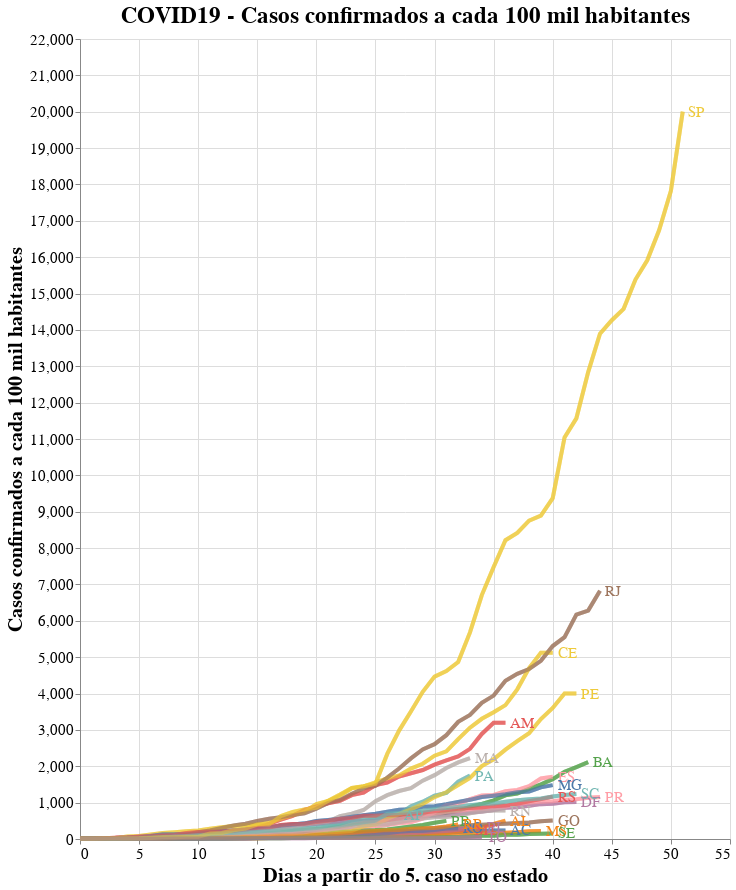

Here is the notebook cell this chart was saved with:
### Code cell
# Mortes por habitantes

# Base altair plot 
basepop = alt.Chart(cases_long, title="COVID19 - Casos confirmados a cada 100 mil habitantes").mark_line(strokeWidth=4, opacity=0.7).encode(
    x=alt.X('Day'),
    y=alt.Y('confirmed'),
    color=alt.Color('state', legend=None),
).properties(
    width=650,
    height=800
)

# Chart
chartpop = basepop.encode(
  color=alt.condition(selection, 'state:N', alt.value('lightgray')),
  tooltip=['state:N', 'yearmonthdate(Date):N', 'confirmed:N']
).add_selection(
  selection
)

# Overlay
overlaypop = basepop.encode(
  color='state',
  opacity=alt.value(0.5),
).transform_filter(
  selection
)

# Text labels
textpop = basepop.mark_text(
    align='left',
    dx=5,
    size=15
).encode(
    x=alt.X('Day', aggregate='max',  axis=alt.Axis(title='Dias a partir do 5. caso no estado')),
    y=alt.Y('confirmed', aggregate={'argmax': 'Day'}, axis=alt.Axis(title='Casos confirmados a cada 100 mil habitantes')),
    text='state'
).transform_filter(
    selection
)

# Sum em up!
alt.layer(chartpop + overlaypop + textpop).configure_axis(
    labelFontSize=15,
    titleFontSize=20
).configure_title(
    fontSize=23
)

### Figure 1 — Vega-Lite specification as saved in the notebook (floating-point values rounded to 4 significant figures; data arrays with more than 128 entries replaced by an {"elided": "..."} marker saying what was removed)
{"config": {"view": {"continuousWidth": 400, "continuousHeight": 300}, "axis": {"labelFontSize": 15, "titleFontSize": 20}, "title": {"fontSize": 23}}, "layer": [{"layer": [{"mark": {"type": "line", "opacity": 0.7, "strokeWidth": 4}, "encoding": {"color": {"condition": {"type": "nominal", "field": "state", "selection": "selector001"}, "value": "lightgray"}, "tooltip": [{"type": "nominal", "field": "state"}, {"type": "nominal", "field": "Date", "timeUnit": "yearmonthdate"}, {"type": "nominal", "field": "confirmed"}], "x": {"type": "quantitative", "field": "Day"}, "y": {"type": "quantitative", "field": "confirmed"}}, "height": 800, "selection": {"selector001": {"type": "single", "fields": ["state"]}}, "title": "COVID19 - Casos confirmados a cada 100 mil habitantes", "width": 650}, {"mark": {"type": "line", "opacity": 0.7, "strokeWidth": 4}, "encoding": {"color": {"type": "nominal", "field": "state"}, "opacity": {"value": 0.5}, "x": {"type": "quantitative", "field": "Day"}, "y": {"type": "quantitative", "field": "confirmed"}}, "height": 800, "title": "COVID19 - Casos confirmados a cada 100 mil habitantes", "transform": [{"filter": {"selection": "selector001"}}], "width": 650}, {"mark": {"type": "text", "align": "left", "dx": 5, "size": 15}, "encoding": {"color": {"type": "nominal", "field": "state", "legend": null}, "text": {"type": "nominal", "field": "state"}, "x": {"type": "quantitative", "aggregate": "max", "axis": {"title": "Dias a partir do 5. caso no estado"}, "field": "Day"}, "y": {"type": "quantitative", "aggregate": {"argmax": "Day"}, "axis": {"title": "Casos confirmados a cada 100 mil habitantes"}, "field": "confirmed"}}, "height": 800, "title": "COVID19 - Casos confirmados a cada 100 mil habitantes", "transform": [{"filter": {"selection": "selector001"}}], "width": 650}]}], "data": {"name": "data-9865fe2694ca615703b1e18116a90f51"}, "$schema": "https://vega.github.io/schema/vega-lite/v4.8.1.json", "datasets": {"data-9865fe2694ca615703b1e18116a90f51": {"elided": "1047 records"}}}
